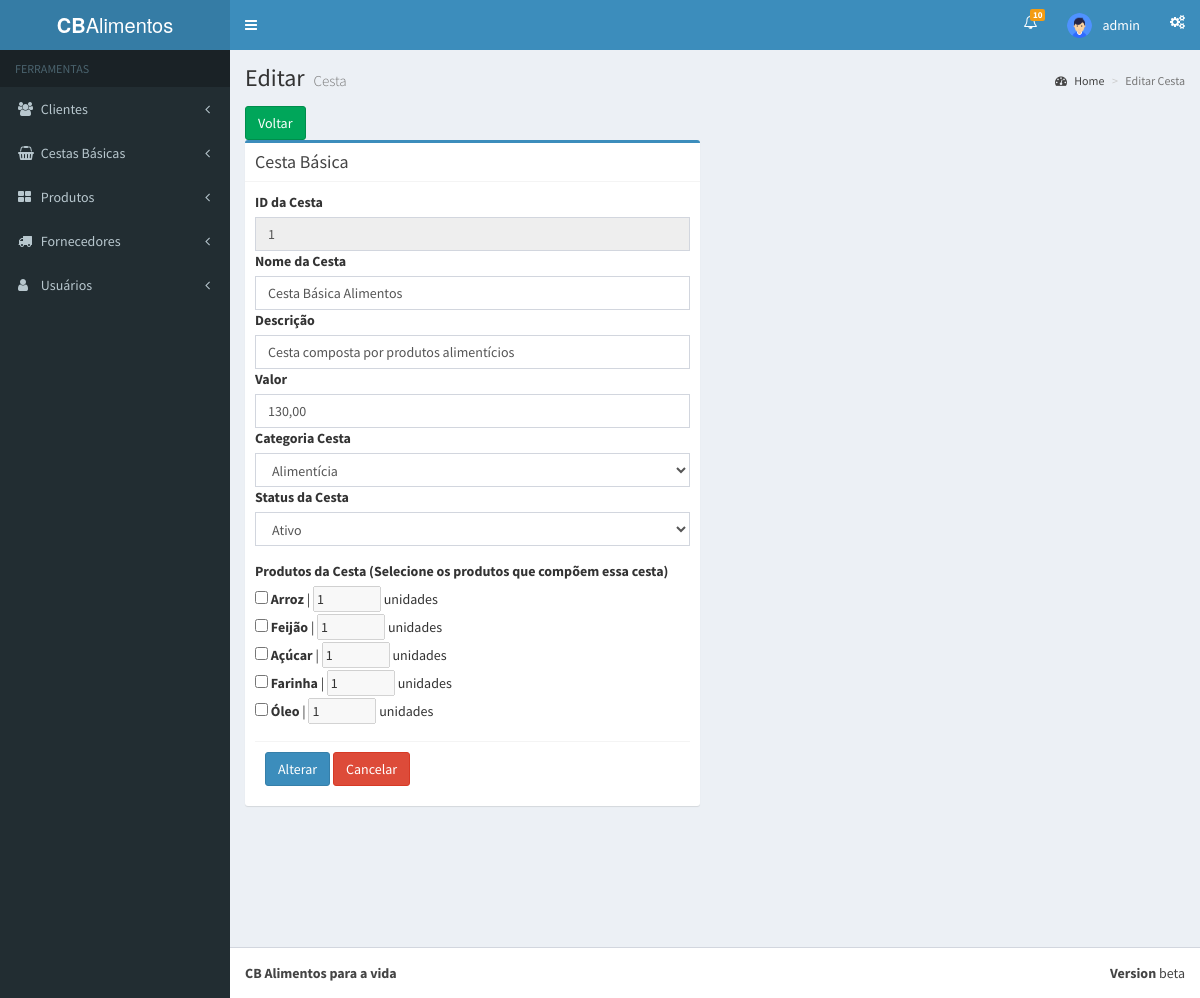
The app's page /views/cestabasica/editcesta.php?id=1 (signed in) with its own data.
### tables this page shows
CREATE TABLE `cestabasica` (
  `idcestaBasica` int(11) NOT NULL,
  `nome` varchar(45) NOT NULL,
  `descricao` varchar(45) NOT NULL,
  `valor` varchar(45) DEFAULT NULL,
  `categoriaCesta_idcategoriaCesta` int(11) NOT NULL,
  `ativo` tinyint(1) DEFAULT 1,
  `public` int(1) DEFAULT NULL
);

CREATE TABLE `produto` (
  `idproduto` int(11) NOT NULL,
  `ativo` tinyint(4) DEFAULT NULL,
  `nome` varchar(45) DEFAULT NULL,
  `valor` varchar(45) DEFAULT NULL,
  `quantidade` int(11) DEFAULT NULL,
  `descricao` varchar(45) DEFAULT NULL,
  `public` int(1) NOT NULL
);

### App/Models/connect.php (called while the page is built, shortened)
<?php
class Connect
{
	var $localhost = "localhost";
	var $root = "root";
	var $passwd = "";
	public function __construct()
	{
		$this->SQL = mysqli_connect($this->localhost, $this->root, $this->passwd);
	}
}

### App/Models/cestas.class.php (called while the page is built, shortened)
<?php
 require_once 'connect.php';
  class Cestas extends Connect
 {
  public function editCestas($value)
  {
    $query = "SELECT *FROM `cestabasica` WHERE `idcestaBasica` = '$value'";
    $result = mysqli_query($this->SQL, $query) or die ( mysqli_error($this->SQL));
    if($row = mysqli_fetch_array($result)){
        $idcestaBasica = $row['idcestaBasica'];
        $nomeCesta = $row['nome'];
        $descricao = $row['descricao'];
        $valor = $row['valor'];
        $categoriaCesta_idcategoriaCesta = $row['categoriaCesta_idcategoriaCesta'];
        $ativo = $row['ativo'];
       return $resp = array('Cestas' => ['idcestaBasica' => $idcestaBasica,
                      'nome' => $nomeCesta,
                      'descricao'   => $descricao,
                      'valor' => $valor,
                      'categoriaCesta_idcategoriaCesta' => $categoriaCesta_idcategoriaCesta, 'ativo' => $ativo]);
     }
  }
 }
 $cestas = new Cestas;

### views/cestabasica/editcesta.php (the view, shortened to what this page needs)
<?php
require_once '../../App/auth.php';
require_once '../../layout/script.php';
require_once '../../App/Models/cestas.class.php';
require_once '../../App/Models/categoria.class.php';
require_once '../../App/Models/produto.class.php';
echo $head;
echo $header;
echo $aside;
echo '<div class="content-wrapper">';
echo '
    <section class="content-header">
      <h1>
        Editar <small>Cesta</small>
      </h1>
      <ol class="breadcrumb">
        <li><a href="../"><i class="fa fa-dashboard"></i> Home</a></li>
        <li class="active">Editar Cesta</li>
      </ol>
    </section>
    <section class="content">
      <div class="">';
echo ' <a href="./" class="btn btn-success">Voltar</a>
      <div class="row">
';
        if(isset($_GET['id'])){
            $idcestaBasica = $_GET['id'];
            $resp = $cestas->editCestas($idcestaBasica);
            $produtosSelecionados = $produtos->getProdutosPorCesta($idcestaBasica);
echo'
        <div class="col-md-6">
          <div class="box box-primary">
            <div class="box-header with-border">
              <h3 class="box-title">Cesta Básica</h3>
            </div>
            <form role="form" action="../../App/Database/insertcesta.php" method="POST" onsubmit="removerEspacos()">
              <div class="box-body">
                <div class="form-group">
                  <label for="exampleInputEmail1">ID da Cesta</label>
                  <input type="text" name="idcestaBasica" class="form-control" id="exampleInputEmail1" value="'.$resp['Cestas']['idcestaBasica'].'" readonly>
                  <label for="exampleInputEmail1">Nome da Cesta</label>
                  <input type="text" name="nomecesta" class="form-control" id="exampleInputEmail1" placeholder="Nome Cesta" value="'.$resp['Cestas']['nome'].'" maxlength="45">
                  <label for="exampleInputEmail1">Descrição</label>
                  <input type="text" name="descricao" class="form-control" id="exampleInputEmail1" placeholder="Descrição" value="'.$resp['Cestas']['descricao'].'" maxlength="45">
                  <label for="exampleInputEmail1">Valor</label>
                  <input type="text" name="valor" class="form-control" id="exampleInputEmail1" placeholder="R$" value="'.$resp['Cestas']['valor'].'" oninput="mascaraValor(this)" onchange="validarValorFinal(this)">
                  <label for="exampleInputEmail1">Categoria Cesta</label>
                  <select name="codCesta" class="form-control" id="categoria">';
echo            '</select>
                <label for="ativo">Status da Cesta</label>
                  <select name="ativo" class="form-control" id="ativo">
                    <option value="1" ' . ($resp['Cestas']['ativo'] == 1 ? 'selected' : '') . '>Ativo</option>
                    <option value="0" ' . ($resp['Cestas']['ativo'] == 0 ? 'selected' : '') . '>Inativo</option>
                  </select>
                </div>
                <div class="form-group ">
                  <label for="produtos">Produtos da Cesta (Selecione os produtos que compõem essa cesta)</label>';
                    $produtos->listProdutosCheckbox($produtosSelecionados);
echo            '
                </div>
                <input type="hidden" name="idcestaBasica" value="'.$idcestaBasica.'">
                 <input type="hidden" name="iduser" value="'.$idUsuario.'">
              <div class="box-footer">
                <button type="submit" name="upload" class="btn btn-primary" value="Cadastrar">Alterar</button>
                <a class="btn btn-danger" href="../../views/cestabasica">Cancelar</a>
              </div>
            </form>
          </div>
          </div>
</div>';
        }
echo '</div>';
echo '</div>';
echo '</div>';
echo  $footer;
echo $javascript;
?>

### App/Models/produto.class.php (shortened to what this page needs)
<?php
require_once 'connect.php';
class Produtos extends Connect
{
  public function listProdutosCheckbox($produtosSelecionados = []) {
    $query = "SELECT * FROM `produto` WHERE `ativo` = 1 AND `public` = 1";
    $result = mysqli_query($this->SQL, $query) or die (mysqli_error($this->SQL));
    if($result) {
        while ($row = mysqli_fetch_array($result)) {
            $checked = array_key_exists($row['idproduto'], $produtosSelecionados) ? "checked" : "";
            $quantidade = $checked ? $produtosSelecionados[$row['idproduto']] : 1;
            echo '<div class="form-check">';
            echo '<input class="form-check-input" type="checkbox" name="produtos[]" value="'.$row['idproduto'].'" onchange="verificarSelecionados()" '.$checked.'>';
            echo ' <label class="form-check-label">'.$row['nome'].'</label>';
            echo ' | <input type="number" name="quantidade['.$row['idproduto'].']" class="quantidade" min="1" max="10" value="'.$quantidade.'" '.($checked ? '' : 'disabled').'> unidades';
            echo '</div>';
            }
        }
    }
}

### records on screen
cestabasica: idcestaBasica "1", nomecesta "Cesta Básica Alimentos", descricao "Cesta composta por produtos alimentícios", valor "130,00", ativo "Ativo"
produto: nome "Arroz", idproduto "1"
produto: nome "Feijão", idproduto "1"
produto: nome "Açúcar", idproduto "1"
produto: nome "Farinha", idproduto "1"
produto: nome "Óleo", idproduto "1"

### other values on screen
$username "admin"
form field codCesta "Alimentícia"
